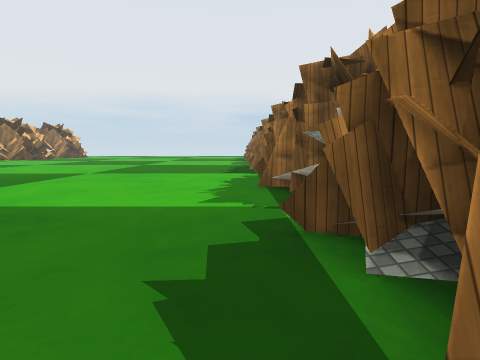
[1] (above)

19 first-person views from a walk through a Unity game level. The camera is 1.4 m above the floor, tilts 6° down and sees 80° across. The floor is counted in squares, 2 m on a side. Each view is taken from the middle of a square. On the plan, view 1 faces up. The plan holds only what a view shows up to about 10 squares ahead; the rest is blank. The place goes on beyond the plan. Some surface patterns are stand-ins.

[2]
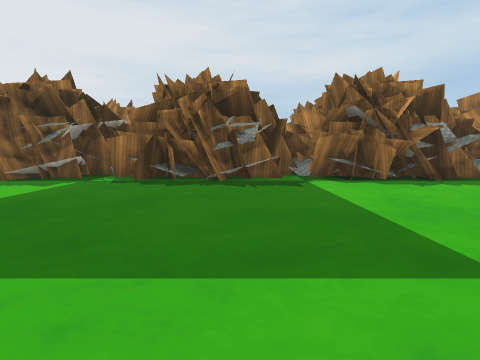

[3]
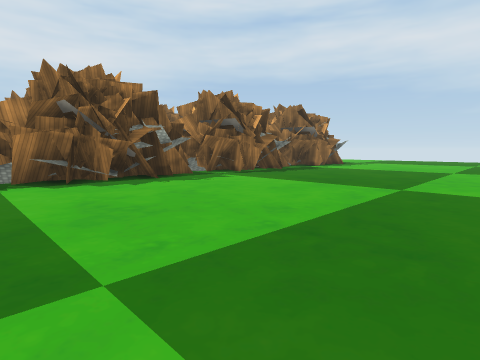

[4]
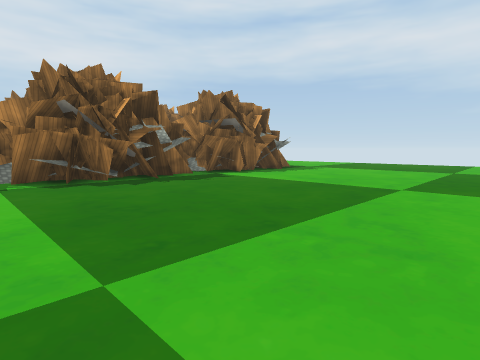

[5]
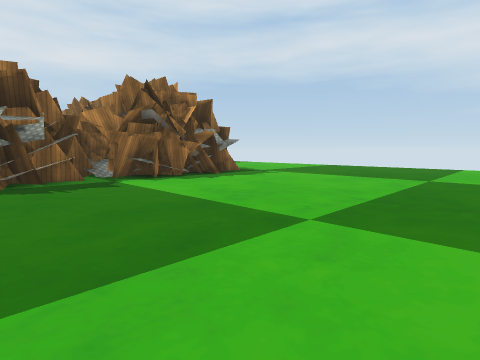

[6]
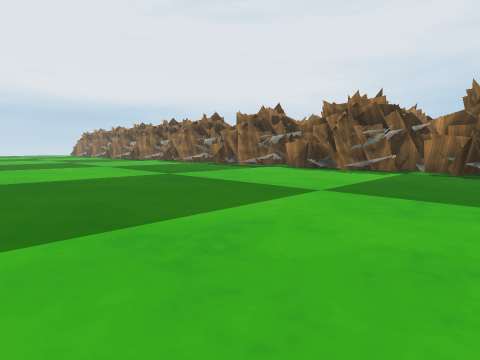

[7]
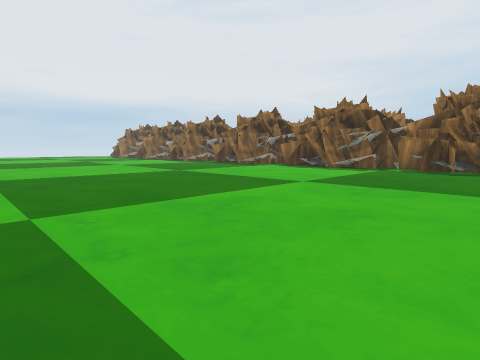

[8]
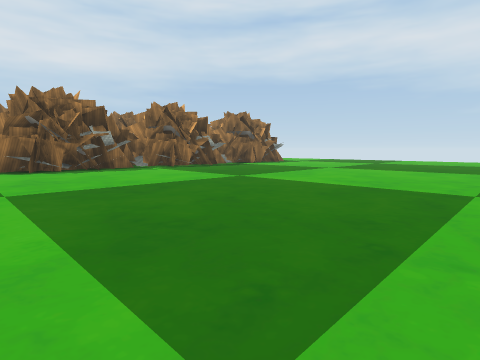

[9]
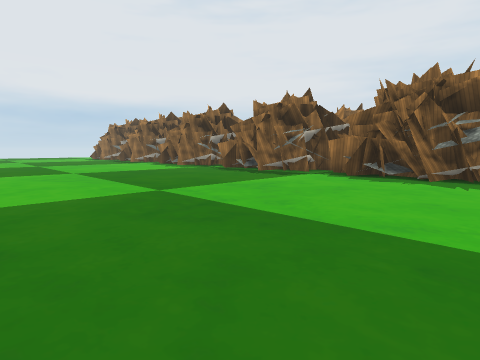

[10]
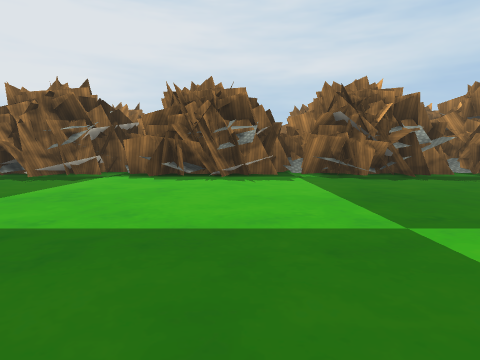

[11]
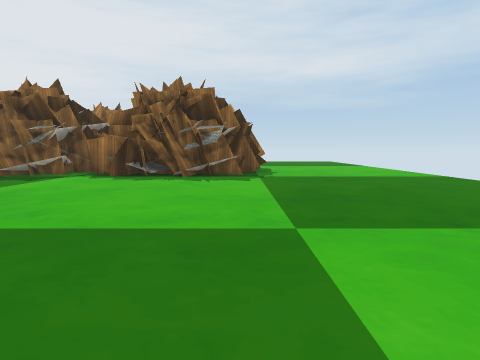

[12]
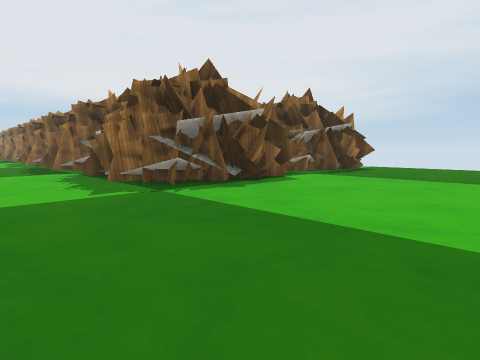

[13]
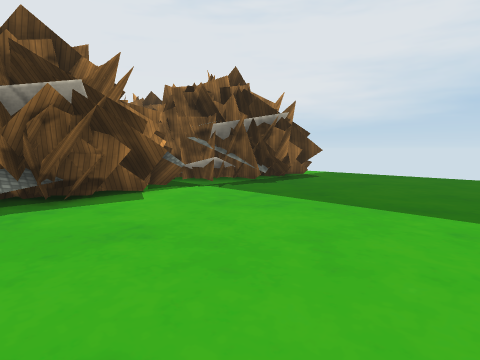

[14]
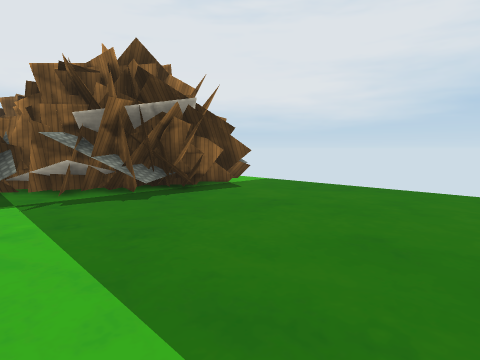

[15]
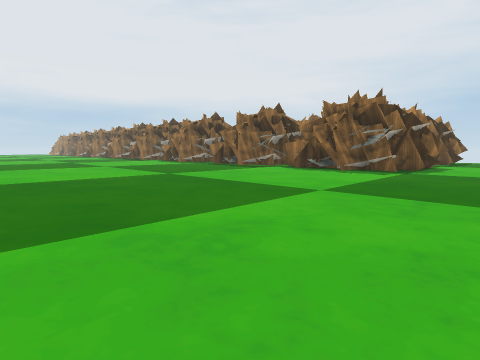

[16]
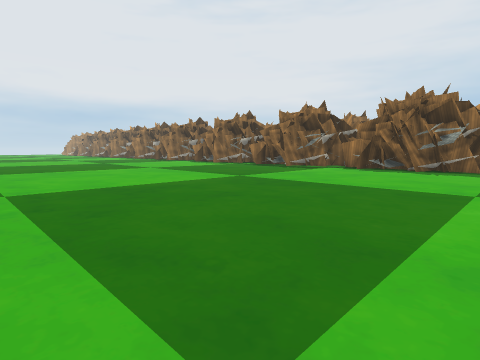

[17]
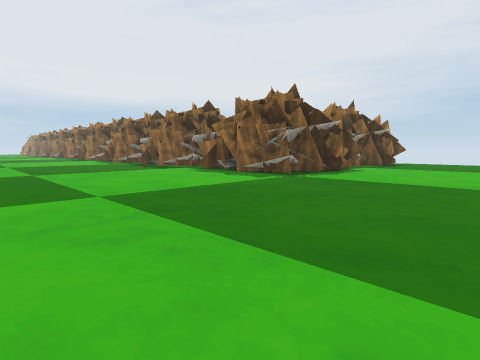

[18]
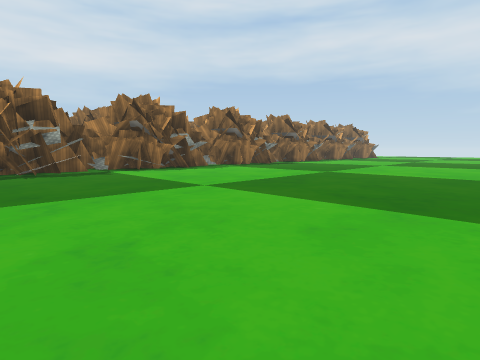

[19]
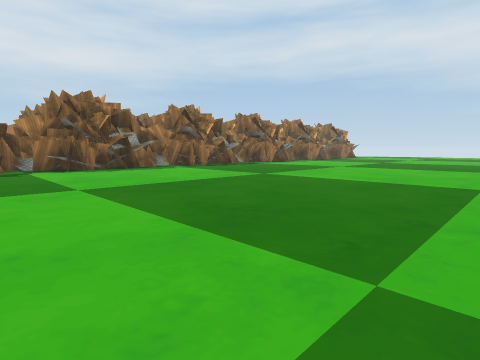

### Floor plan
Key: @ floor where view 1 was taken; # wall or solid block; . floor; = window, fence, low wall or low ledge.
Columns run from 10 left of view 1 to 11 right of it. Each row starts with its distance up from view 1.
 12  ......... #
 11  ..........##
 10 ...........##
  9 ............#
  8 ...........##
  7 ...........##
  6 ...........##
  5 ...........##
  4 ............#
  3 ...........##
  2 ...........##
  1 ...........##
  0 ..........@##
 -1 ............#
 -2 ...........##
 -3 ...........##
 -4 ...........##
 -5 ...........##
 -6 ............#
 -7  ..........##
 -8  ..........##
 -9  ..........##
-10  ..........##
-11  ...........#
-12 ...........##
-13 ...........##
-14 ...........##
-15 ...........## ####
-16 ............###.####.=
-17 .....................
-18  ....................
-19  ....................
-20     .................
-21     .................

Where each view was taken, in squares from view 1:
view 1: 0 up, 0 right, facing up
view 2: 0 up, 6 left, facing right
view 3: 1 down, 6 left, facing down-right
view 4: 6 down, 6 left, facing down-right
view 5: 9 down, 6 left, facing down-right
view 6: 9 down, 9 left, facing up-right
view 7: 0 up, 10 left, facing up-right
view 8: 1 down, 10 left, facing down-right
view 9: 4 up, 7 left, facing up-right
view 10: 5 up, 7 left, facing right
view 11: 16 down, 7 left, facing right
view 12: 21 down, 2 left, facing up-right
view 13: 21 down, 2 right, facing up-right
view 14: 21 down, 5 right, facing up-right
view 15: 19 down, 9 left, facing up-right
view 16: 17 down, 10 left, facing up-right
view 17: 21 down, 6 left, facing up-right
view 18: 12 up, 9 left, facing down-right
view 19: 10 up, 10 left, facing down-right
